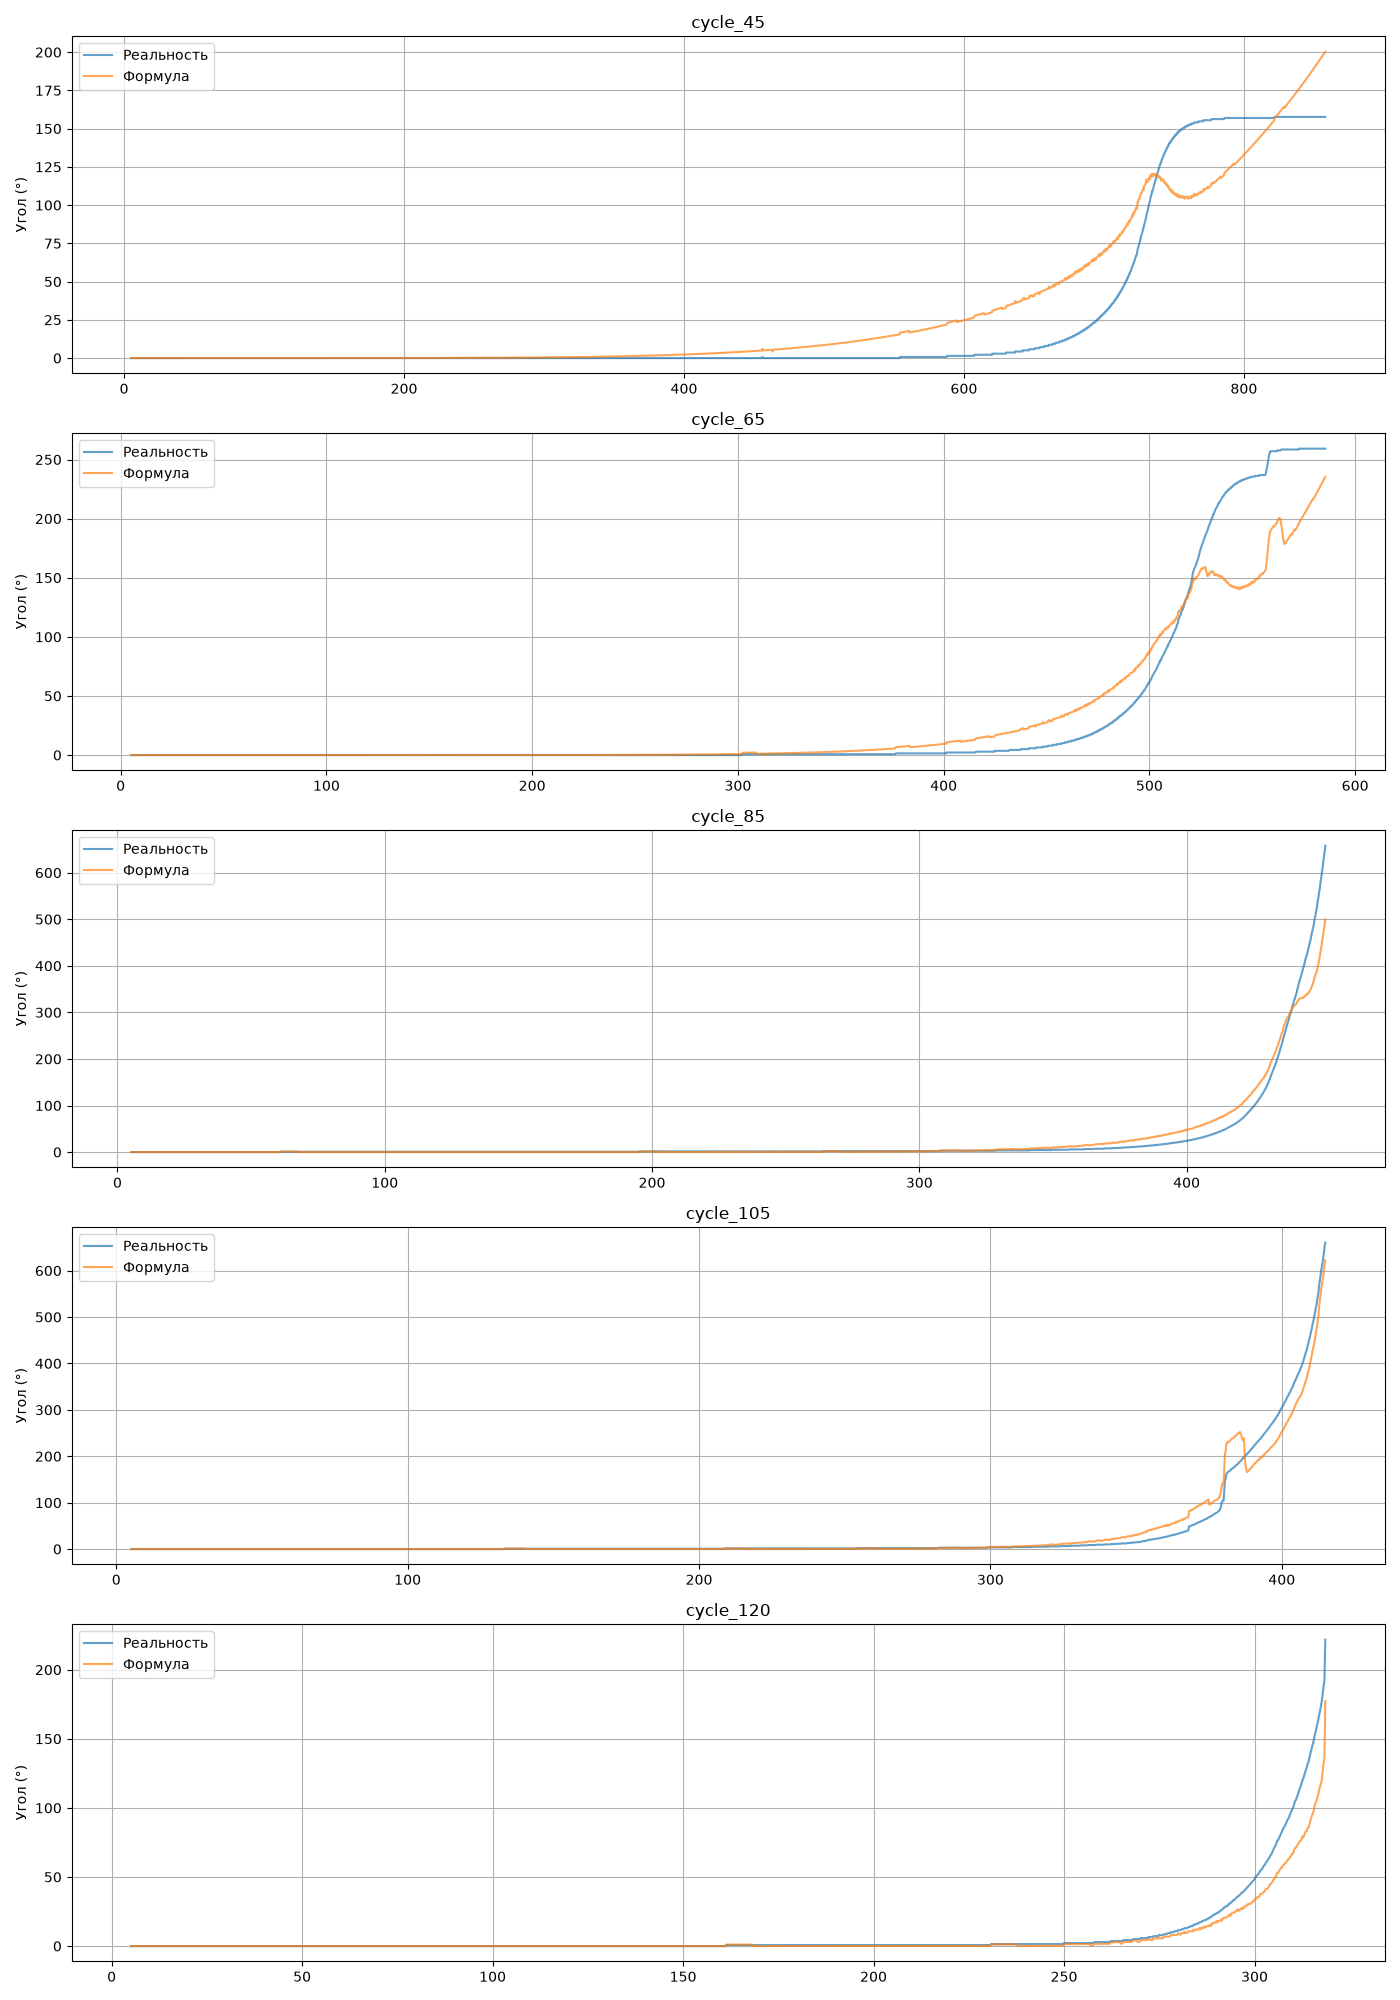

Reproduce this figure in Python.
import pandas as pd
import numpy as np
import matplotlib
matplotlib.use("Agg")
import matplotlib.pyplot as plt

df = pd.read_csv("all_cycles_final.csv")
df = df.dropna(subset=["Угол_град", "Скорость", "Время", "Напряжение_цикла"])

df["log_Время"] = np.log1p(df["Время"])

# ============================================================
# ФОРМУЛА (наша!)
# ============================================================
def our_formula(sigma, t, v):
    """
    угол = 0.097 * exp(0.13 * sigma * (ln(t) - 5.45)) + 7.5 * v
    
    sigma: напряжение (МПа)
    t: время (сек)
    v: скорость деформации (штрих/сек)
    """
    return 0.097 * np.exp(0.13 * sigma * (np.log(t) - 5.45)) + 7.5 * v

# Применяем
df["Угол_формула"] = our_formula(
    df["Напряжение_цикла"].values,
    df["Время"].values,
    df["Скорость"].values,
)

# Метрики
from sklearn.metrics import r2_score, mean_absolute_error

r2 = r2_score(df["Угол_град"], df["Угол_формула"])
mae = mean_absolute_error(df["Угол_град"], df["Угол_формула"])

print("="*60)
print("ПРОВЕРКА ФОРМУЛЫ")
print("="*60)
print(f"R² = {r2:.4f}")
print(f"MAE = {mae:.2f}°")
print()
print("По циклам:")
for cycle in df["Цикл"].unique():
    sub = df[df["Цикл"] == cycle]
    r2_c = r2_score(sub["Угол_град"], sub["Угол_формула"])
    mae_c = mean_absolute_error(sub["Угол_град"], sub["Угол_формула"])
    print(f"  {cycle}: R² = {r2_c:.3f}, MAE = {mae_c:.2f}°")

# График по циклам
fig, axes = plt.subplots(5, 1, figsize=(14, 20))
for ax, cycle in zip(axes, df["Цикл"].unique()):
    sub = df[df["Цикл"] == cycle]
    ax.plot(sub["Время"], sub["Угол_град"], label="Реальность", alpha=0.7)
    ax.plot(sub["Время"], sub["Угол_формула"], label="Формула", alpha=0.7)
    ax.set_ylabel("Угол (°)")
    ax.set_title(f"{cycle}")
    ax.legend()
    ax.grid(True)

plt.tight_layout()
plt.savefig("formula_check.png", dpi=100)
print("\n График: formula_check.png")

# Сохраняем коэффициенты
coeffs = pd.DataFrame({
    "Параметр": ["A", "B", "C", "D"],
    "Значение": [0.097, 0.71, 0.13, 7.5],
    "Смысл": [
        "Масштаб (амплитуда)",
        "Затухание от напряжения",
        "Показатель степени времени",
        "Вклад скорости",
    ],
})
coeffs.to_csv("formula_coefficients.csv", index=False)
print(" Коэффициенты: formula_coefficients.csv")
